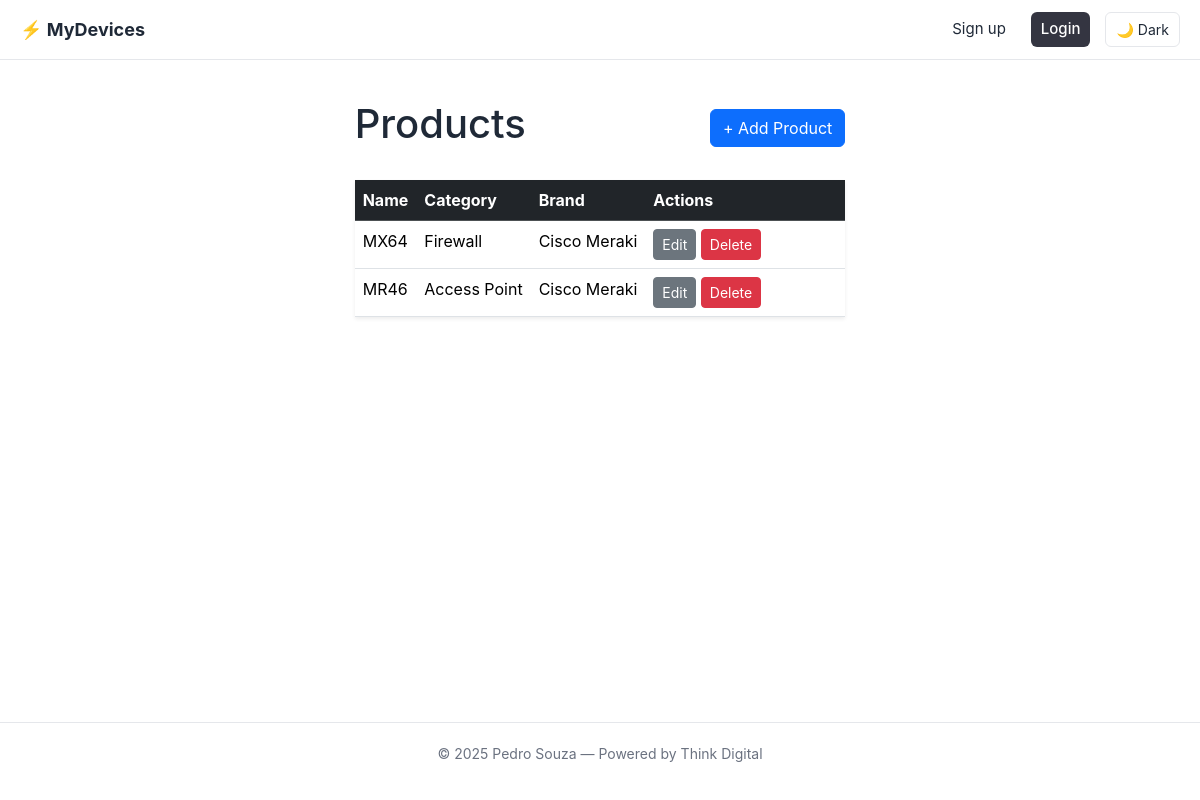
Screenshot of /products/ with the database file from the repository.
### devices_monitor/models.py (models this page shows, shortened)
class Product(models.Model):
    id = models.AutoField(primary_key=True)
    name = models.CharField(max_length=100)
    category = models.ForeignKey(Category, on_delete=models.PROTECT, related_name='product_category')
    brand = models.ForeignKey(Brand, on_delete=models.PROTECT, related_name='product_brand')
    quantity = models.IntegerField(blank=True, null=True)

class Category(models.Model):
    id = models.AutoField(primary_key=True)
    name = models.CharField(max_length=100)

class Brand(models.Model):
    id = models.AutoField(primary_key=True)
    name = models.CharField(max_length=100)

### devices_monitor/views.py (the view)
# urls.py: path("products/", ProductListView.as_view(), name="product_list"),
class ProductListView(ListView):
    model = Product
    template_name = "products/product_list.html"
    context_object_name = "products"

### devices_monitor/templates/products/product_list.html
{% extends "base.html" %}
{% block content %}
<div class="d-flex justify-content-between align-items-center mb-4">
  <h1 class="page-title">Products</h1>
  <a href="{% url 'product_form' %}" class="btn btn-primary">+ Add Product</a>
</div>
{% if products %}
  <table class="table table-hover shadow-sm">
    <thead class="table-dark">
      <tr>
        <th>Name</th>
        <th>Category</th>
        <th>Brand</th>
        <th style="width:200px">Actions</th>
      </tr>
    </thead>
    <tbody>
      {% for product in products %}
        <tr>
          <td>{{ product.name }}</td>
          <td>{{ product.category.name }}</td>
          <td>{{ product.brand.name }}</td>
          <td>
            <a href="{% url 'product_update' product.id %}" class="btn btn-sm btn-secondary">Edit</a>
            <a href="{% url 'product_delete' product.id %}" class="btn btn-sm btn-danger">Delete</a>
          </td>
        </tr>
      {% endfor %}
    </tbody>
  </table>
{% else %}
  <p class="text-center text-muted">No categories found.</p>
{% endif %}
{% endblock %}

### app/templates/base.html (style rules this page uses)
:root { --bg: #ffffff; --bg-alt: #f9fafb; --text: #1f2937; --text-muted: #6b7280; --primary: #343541; --primary-hover: #202123; --border: #e5e7eb; }
body { font-family: "Inter", "Segoe UI", sans-serif; margin: 0; background: var(--bg); color: var(--text); display: flex; flex-direction: column; min-height: 100vh; transition: background 0.3s, color 0.3s; }

### rows the page displays
Product: name "MX64", category.name "Firewall", brand.name "Cisco Meraki"
Product: name "MR46", category.name "Access Point", brand.name "Cisco Meraki"
